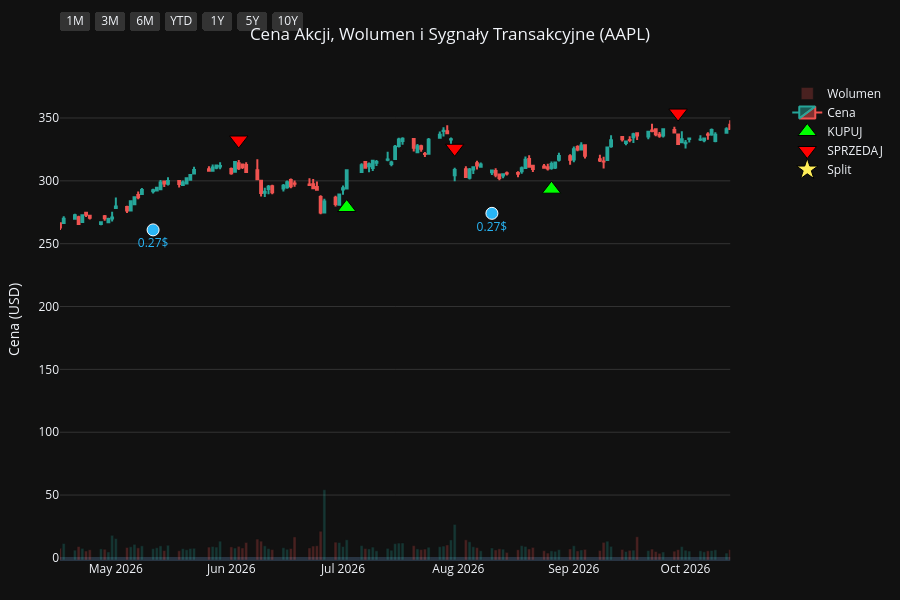
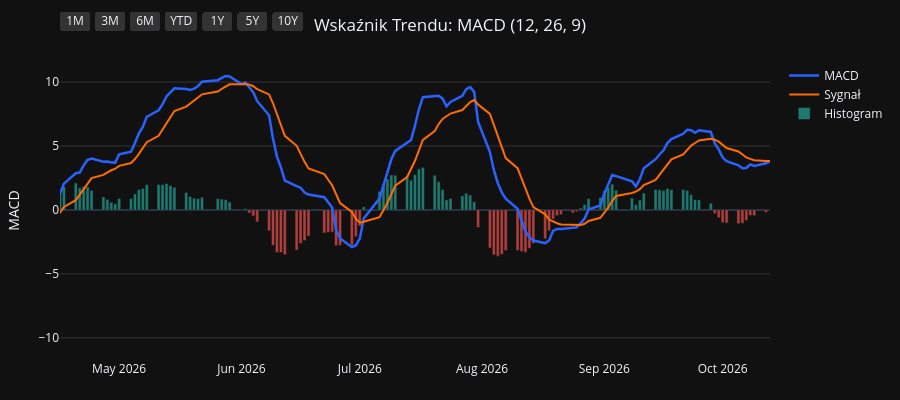
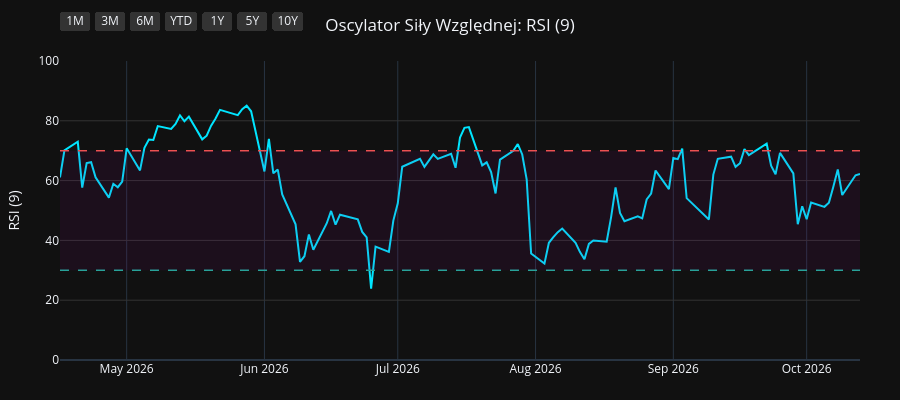
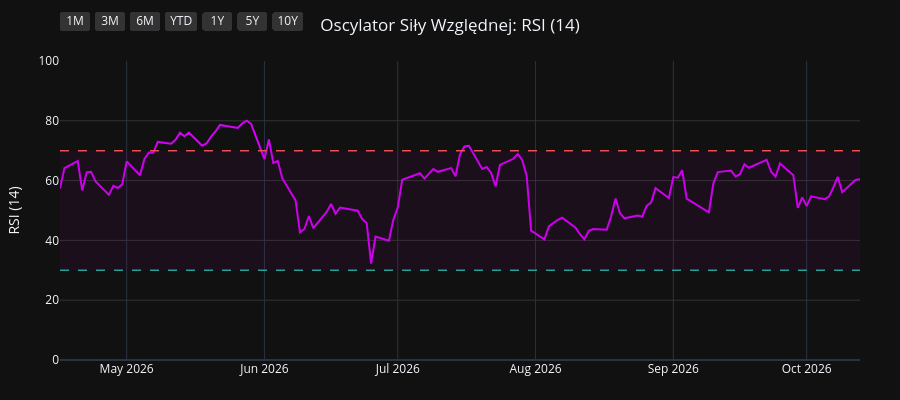

Notebook cell for these charts, in order:
### Code cell
import os
import yfinance as yf
import pandas as pd
import pandas_ta as ta
import plotly.graph_objects as go
from plotly.subplots import make_subplots

# 1. Pobranie i przygotowanie danych
symbol = os.environ.get("STOCK_TICKER", "").strip().upper()
if not symbol:
    raise RuntimeError("Set STOCK_TICKER before running price_extractor.ipynb")
df = yf.Ticker(symbol).history(period="10y")
df.index = df.index.tz_localize(None)

# Wskaźniki i sygnały
df.ta.macd(fast=12, slow=26, signal=9, append=True)
df.ta.rsi(length=9, append=True)
df.ta.rsi(length=14, append=True)
df.ta.rsi(length=21, append=True)
df.dropna(inplace=True)

macd = df['MACD_12_26_9']
signal = df['MACDs_12_26_9']
wczorajszy_macd = macd.shift(1)
wczorajszy_signal = signal.shift(1)

df['Decyzja'] = 'BRAK'
df.loc[(macd > signal) & (wczorajszy_macd <= wczorajszy_signal), 'Decyzja'] = 'KUPUJ'
df.loc[(macd < signal) & (wczorajszy_macd >= wczorajszy_signal), 'Decyzja'] = 'SPRZEDAJ'

df_kupuj = df[df['Decyzja'] == 'KUPUJ']
df_sprzedaj = df[df['Decyzja'] == 'SPRZEDAJ']
df_dywidendy = df[df['Dividends'] > 0]
df_splity = df[df['Stock Splits'] > 0]

# Wspólna konfiguracja osi X
konfiguracja_osi_x = dict(
    type="date",
    showspikes=True, spikemode="across", spikesnap="cursor", spikedash="dot", spikecolor="#ffffff", spikethickness=1, hoverformat="%Y-%m-%d",
    rangeselector=dict(
        buttons=list([
            dict(count=1, label="1M", step="month", stepmode="backward"),
            dict(count=3, label="3M", step="month", stepmode="backward"),
            dict(count=6, label="6M", step="month", stepmode="backward"),
            dict(count=1, label="YTD", step="year", stepmode="todate"),
            dict(count=1, label="1Y", step="year", stepmode="backward"),
            dict(count=5, label="5Y", step="year", stepmode="backward"),
            dict(step="all", label="10Y")
        ]),
        bgcolor="#333333", activecolor="#2962ff", x=0, y=1.1
    )
)

# ==========================================
# WYKRES 1: CENA + WOLUMEN + SYGNAŁY
# ==========================================
fig1 = make_subplots(specs=[[{"secondary_y": True}]])

kolory_wolumenu = ['#26a69a' if row['Close'] >= row['Open'] else '#ef5350' for index, row in df.iterrows()]
fig1.add_trace(go.Bar(x=df.index, y=df['Volume'], marker_color=kolory_wolumenu, opacity=0.25, name='Wolumen'), secondary_y=True)
fig1.add_trace(go.Candlestick(x=df.index, open=df['Open'], high=df['High'], low=df['Low'], close=df['Close'], name='Cena', increasing_line_color='#26a69a', decreasing_line_color='#ef5350'), secondary_y=False)
fig1.add_trace(go.Scatter(x=df_kupuj.index, y=df_kupuj['Low'] * 0.95, customdata=df_kupuj[['Low', 'High']], mode='markers', marker=dict(symbol='triangle-up', size=16, color='#00ff00', line=dict(width=1, color='black')), name='KUPUJ', hovertemplate='KUPUJ<br>Najniższa: %{customdata[0]:.2f}<br>Najwyższa: %{customdata[1]:.2f}<extra></extra>'), secondary_y=False)
fig1.add_trace(go.Scatter(x=df_sprzedaj.index, y=df_sprzedaj['High'] * 1.05, customdata=df_sprzedaj[['Low', 'High']], mode='markers', marker=dict(symbol='triangle-down', size=16, color='#ff0000', line=dict(width=1, color='black')), name='SPRZEDAJ', hovertemplate='SPRZEDAJ<br>Najniższa: %{customdata[0]:.2f}<br>Najwyższa: %{customdata[1]:.2f}<extra></extra>'), secondary_y=False)

if not df_dywidendy.empty:
    fig1.add_trace(go.Scatter(x=df_dywidendy.index, y=df_dywidendy['Low'] * 0.90, mode='markers+text', marker=dict(symbol='circle', size=12, color='#29b6f6', line=dict(width=1, color='white')), text=df_dywidendy['Dividends'].apply(lambda x: f"{x}$"), textposition="bottom center", name='Dywidenda', showlegend=False, hovertemplate='Dywidenda: %{text}<extra></extra>', textfont=dict(color="#29b6f6")), secondary_y=False)
if not df_splity.empty:
                    fig1.add_trace(go.Scatter(x=df_splity.index, y=df_splity['High'], mode='markers+text', marker=dict(symbol='star', size=16, color='#ffee58', line=dict(width=1, color='black')), text=df_splity['Stock Splits'].apply(lambda x: f"{x:g}:1" if x >= 1 else f"1:{1 / x:g}"), textposition="top center", name='Split', hovertemplate='%{text}<extra></extra>', textfont=dict(color="#ffee58")), secondary_y=False)

fig1.update_layout(title=dict(text=f"Cena Akcji, Wolumen i Sygnały Transakcyjne ({symbol})", x=0.5, xanchor='center'), dragmode='pan', xaxis_rangeslider_visible=False, template='plotly_dark', height=600, hovermode='x unified', margin=dict(l=60, r=40, t=60, b=40))
fig1.update_xaxes(**konfiguracja_osi_x)
fig1.update_xaxes(range=[df.index.max() - pd.Timedelta(days=180), df.index.max()])
fig1.update_yaxes(title_text="Cena (USD)", secondary_y=False, gridcolor='#333333')
fig1.update_yaxes(range=[0, df['Volume'].max() * 4], showgrid=False, showticklabels=False, secondary_y=True)
fig1.show(config={'scrollZoom': True})

# ==========================================
# WYKRES 2: WSKAŹNIK MACD
# ==========================================
fig2 = go.Figure()
fig2.add_trace(go.Scatter(x=df.index, y=df['MACD_12_26_9'], line=dict(color='#2962ff', width=2.5), name='MACD'))
fig2.add_trace(go.Scatter(x=df.index, y=df['MACDs_12_26_9'], line=dict(color='#ff6d00', width=2), name='Sygnał'))
kolory_macd = ['#26a69a' if val >= 0 else '#ef5350' for val in df['MACDh_12_26_9']]
fig2.add_trace(go.Bar(x=df.index, y=df['MACDh_12_26_9'], marker_color=kolory_macd, name='Histogram', opacity=0.7))
fig2.update_layout(title=dict(text="Wskaźnik Trendu: MACD (12, 26, 9)", x=0.5, xanchor='center'), dragmode='pan', xaxis_rangeslider_visible=False, template='plotly_dark', height=400, hovermode='x unified', margin=dict(l=60, r=40, t=60, b=40))
fig2.update_xaxes(**konfiguracja_osi_x)
fig2.update_xaxes(range=[df.index.max() - pd.Timedelta(days=180), df.index.max()])
fig2.update_yaxes(title_text="MACD", gridcolor='#333333')
fig2.show(config={'scrollZoom': True})

# ==========================================
# WYKRES 3: OSCYLATOR RSI (9)
# ==========================================
fig3 = go.Figure()
fig3.add_trace(go.Scatter(x=df.index, y=df['RSI_9'], line=dict(color='#00e5ff', width=2), name='RSI (9)'))
fig3.add_hline(y=70, line_dash="dash", line_color="#ef5350", line_width=1.5)
fig3.add_hline(y=30, line_dash="dash", line_color="#26a69a", line_width=1.5)
fig3.add_hrect(y0=30, y1=70, line_width=0, fillcolor="purple", opacity=0.1)
fig3.update_layout(title=dict(text="Oscylator Siły Względnej: RSI (9)", x=0.5, xanchor='center'), dragmode='pan', xaxis_rangeslider_visible=False, template='plotly_dark', height=400, hovermode='x unified', margin=dict(l=60, r=40, t=60, b=40))
fig3.update_xaxes(**konfiguracja_osi_x)
fig3.update_xaxes(range=[df.index.max() - pd.Timedelta(days=180), df.index.max()])
fig3.update_yaxes(title_text="RSI (9)", range=[0, 100], gridcolor='#333333')
fig3.show(config={'scrollZoom': True})

# ==========================================
# WYKRES 4: OSCYLATOR RSI (14)
# ==========================================
fig4 = go.Figure()
fig4.add_trace(go.Scatter(x=df.index, y=df['RSI_14'], line=dict(color='#d500f9', width=2), name='RSI (14)'))
fig4.add_hline(y=70, line_dash="dash", line_color="#ef5350", line_width=1.5)
fig4.add_hline(y=30, line_dash="dash", line_color="#26a69a", line_width=1.5)
fig4.add_hrect(y0=30, y1=70, line_width=0, fillcolor="purple", opacity=0.1)
fig4.update_layout(title=dict(text="Oscylator Siły Względnej: RSI (14)", x=0.5, xanchor='center'), dragmode='pan', xaxis_rangeslider_visible=False, template='plotly_dark', height=400, hovermode='x unified', margin=dict(l=60, r=40, t=60, b=40))
fig4.update_xaxes(**konfiguracja_osi_x)
fig4.update_xaxes(range=[df.index.max() - pd.Timedelta(days=180), df.index.max()])
fig4.update_yaxes(title_text="RSI (14)", range=[0, 100], gridcolor='#333333')
fig4.show(config={'scrollZoom': True})

# ==========================================
# WYKRES 5: OSCYLATOR RSI (21)
# ==========================================
fig5 = go.Figure()
fig5.add_trace(go.Scatter(x=df.index, y=df['RSI_21'], line=dict(color='#64dd17', width=2), name='RSI (21)'))
fig5.add_hline(y=70, line_dash="dash", line_color="#ef5350", line_width=1.5)
fig5.add_hline(y=30, line_dash="dash", line_color="#26a69a", line_width=1.5)
fig5.add_hrect(y0=30, y1=70, line_width=0, fillcolor="purple", opacity=0.1)
fig5.update_layout(title=dict(text="Oscylator Siły Względnej: RSI (21)", x=0.5, xanchor='center'), dragmode='pan', xaxis_rangeslider_visible=False, template='plotly_dark', height=400, hovermode='x unified', margin=dict(l=60, r=40, t=60, b=40))
fig5.update_xaxes(**konfiguracja_osi_x)
fig5.update_xaxes(range=[df.index.max() - pd.Timedelta(days=180), df.index.max()])
fig5.update_yaxes(title_text="RSI (21)", range=[0, 100], gridcolor='#333333')
fig5.show(config={'scrollZoom': True})

### Figure 1 — Plotly figure (JSON) as saved in the notebook; plotly's stock layout.template omitted (floating-point values rounded to 4 significant figures; data arrays with more than 128 entries replaced by an {"elided": "..."} marker saying what was removed)
{"data": [{"marker": {"color": {"elided": "2479 str values"}}, "name": "Wolumen", "opacity": 0.25, "type": "bar", "x": {"elided": "2479 str values"}, "xaxis": "x", "y": {"elided": "2479 int values"}, "yaxis": "y2"}, {"close": {"elided": "2479 float values"}, "decreasing": {"line": {"color": "#ef5350"}}, "high": {"elided": "2479 float values"}, "increasing": {"line": {"color": "#26a69a"}}, "low": {"elided": "2479 float values"}, "name": "Cena", "open": {"elided": "2479 float values"}, "type": "candlestick", "x": {"elided": "2479 str values"}, "xaxis": "x", "yaxis": "y"}, {"customdata": {"elided": "87x2 float values"}, "hovertemplate": "KUPUJ<br>Najniższa: %{customdata[0]:.2f}<br>Najwyższa: %{customdata[1]:.2f}<extra></extra>", "marker": {"color": "#00ff00", "line": {"color": "black", "width": 1}, "size": 16, "symbol": "triangle-up"}, "mode": "markers", "name": "KUPUJ", "type": "scatter", "x": ["2017-01-06T00:00:00", "2017-05-01T00:00:00", "2017-07-10T00:00:00", "2017-08-29T00:00:00", "2017-10-06T00:00:00", "2017-12-18T00:00:00", "2018-01-08T00:00:00", "2018-02-14T00:00:00", "2018-04-10T00:00:00", "2018-05-02T00:00:00", "2018-06-06T00:00:00", "2018-07-09T00:00:00", "2018-08-01T00:00:00", "2018-10-02T00:00:00", "2018-12-03T00:00:00", "2018-12-12T00:00:00", "2018-12-28T00:00:00", "2019-03-12T00:00:00", "2019-04-02T00:00:00", "2019-04-18T00:00:00", "2019-06-06T00:00:00", "2019-07-23T00:00:00", "2019-08-19T00:00:00", "2019-09-05T00:00:00", "2019-10-07T00:00:00", "2019-12-16T00:00:00", "2020-03-27T00:00:00", "2020-06-08T00:00:00", "2020-07-08T00:00:00", "2020-07-20T00:00:00", "2020-07-31T00:00:00", "2020-10-01T00:00:00", "2020-11-06T00:00:00", "2020-12-01T00:00:00", "2021-01-22T00:00:00", "2021-03-15T00:00:00", "2021-06-07T00:00:00", "2021-08-17T00:00:00", "2021-08-31T00:00:00", "2021-10-14T00:00:00", "2021-11-17T00:00:00", "2022-02-01T00:00:00", "2022-03-18T00:00:00", "2022-05-27T00:00:00", "2022-06-23T00:00:00", "2022-10-17T00:00:00", "2022-11-11T00:00:00", "2023-01-09T00:00:00", "2023-03-16T00:00:00", "2023-04-19T00:00:00", "2023-05-01T00:00:00", "2023-05-05T00:00:00", "2023-05-18T00:00:00", "2023-05-31T00:00:00", "2023-06-27T00:00:00", "2023-08-25T00:00:00", "2023-10-04T00:00:00", "2023-11-02T00:00:00", "2023-12-08T00:00:00", "2023-12-13T00:00:00", "2024-01-19T00:00:00", "2024-03-18T00:00:00", "2024-04-25T00:00:00", "2024-06-05T00:00:00", "2024-06-07T00:00:00", "2024-06-11T00:00:00", "2024-07-02T00:00:00", "2024-08-14T00:00:00", "2024-09-20T00:00:00", "2024-10-10T00:00:00", "2024-11-19T00:00:00", "2025-01-29T00:00:00", "2025-03-25T00:00:00", "2025-04-15T00:00:00", "2025-05-12T00:00:00", "2025-06-06T00:00:00", "2025-06-23T00:00:00", "2025-08-07T00:00:00", "2025-09-03T00:00:00", "2025-09-19T00:00:00", "2025-10-23T00:00:00", "2025-11-28T00:00:00", "2026-01-28T00:00:00", "2026-02-24T00:00:00", "2026-03-31T00:00:00", "2026-07-02T00:00:00", "2026-08-26T00:00:00"], "xaxis": "x", "y": [25.43, 31.79, 31.57, 35.37, 34.17, 38.8, 38.59, 36.29, 38.21, 38.72, 42.92, 42.34, 44.13, 50.86, 40.81, 38.06, 34.81, 40.57, 43.21, 45.81, 41.36, 47.06, 47.87, 48.21, 51.47, 63.32, 56.61, 75.2, 86.47, 88.28, 92.66, 106.6, 107.1, 110.7, 124.5, 111.2, 115.5, 138.1, 140.2, 131.1, 140.1, 159.9, 148.4, 135.2, 126.2, 130.7, 134.7, 121.2, 141.7, 154.7, 157.6, 159.6, 161.5, 165.5, 173.8, 164.8, 160.3, 164.5, 181.8, 182.9, 177.2, 163.1, 158.0, 183.4, 182.7, 182.2, 202.4, 207.0, 214.4, 214.0, 213.8, 220.7, 207.8, 188.6, 195.5, 191.0, 188.1, 204.8, 221.8, 227.4, 244.2, 261.5, 241.1, 253.9, 234.3, 278.8, 293.4], "yaxis": "y"}, {"customdata": {"elided": "88x2 float values"}, "hovertemplate": "SPRZEDAJ<br>Najniższa: %{customdata[0]:.2f}<br>Najwyższa: %{customdata[1]:.2f}<extra></extra>", "marker": {"color": "#ff0000", "line": {"color": "black", "width": 1}, "size": 16, "symbol": "triangle-down"}, "mode": "markers", "name": "SPRZEDAJ", "type": "scatter", "x": ["2017-01-04T00:00:00", "2017-02-27T00:00:00", "2017-05-22T00:00:00", "2017-08-21T00:00:00", "2017-09-06T00:00:00", "2017-11-16T00:00:00", "2017-12-26T00:00:00", "2018-01-24T00:00:00", "2018-03-19T00:00:00", "2018-04-20T00:00:00", "2018-05-25T00:00:00", "2018-06-08T00:00:00", "2018-07-30T00:00:00", "2018-09-07T00:00:00", "2018-10-08T00:00:00", "2018-12-10T00:00:00", "2018-12-20T00:00:00", "2019-03-06T00:00:00", "2019-03-28T00:00:00", "2019-04-15T00:00:00", "2019-04-26T00:00:00", "2019-07-17T00:00:00", "2019-08-02T00:00:00", "2019-08-27T00:00:00", "2019-09-24T00:00:00", "2019-11-20T00:00:00", "2020-01-24T00:00:00", "2020-05-27T00:00:00", "2020-06-29T00:00:00", "2020-07-17T00:00:00", "2020-07-21T00:00:00", "2020-09-03T00:00:00", "2020-10-21T00:00:00", "2020-11-23T00:00:00", "2021-01-05T00:00:00", "2021-02-01T00:00:00", "2021-04-29T00:00:00", "2021-07-21T00:00:00", "2021-08-18T00:00:00", "2021-09-10T00:00:00", "2021-11-10T00:00:00", "2021-12-17T00:00:00", "2022-02-17T00:00:00", "2022-04-08T00:00:00", "2022-06-13T00:00:00", "2022-08-22T00:00:00", "2022-11-04T00:00:00", "2022-11-29T00:00:00", "2023-02-21T00:00:00", "2023-04-11T00:00:00", "2023-04-20T00:00:00", "2023-05-02T00:00:00", "2023-05-16T00:00:00", "2023-05-22T00:00:00", "2023-06-26T00:00:00", "2023-07-10T00:00:00", "2023-09-11T00:00:00", "2023-10-20T00:00:00", "2023-11-30T00:00:00", "2023-12-11T00:00:00", "2023-12-19T00:00:00", "2024-01-31T00:00:00", "2024-04-19T00:00:00", "2024-05-29T00:00:00", "2024-06-06T00:00:00", "2024-06-10T00:00:00", "2024-06-25T00:00:00", "2024-07-18T00:00:00", "2024-09-04T00:00:00", "2024-10-07T00:00:00", "2024-10-25T00:00:00", "2024-12-30T00:00:00", "2025-03-03T00:00:00", "2025-04-03T00:00:00", "2025-05-08T00:00:00", "2025-05-22T00:00:00", "2025-06-11T00:00:00", "2025-07-29T00:00:00", "2025-08-25T00:00:00", "2025-09-10T00:00:00", "2025-10-07T00:00:00", "2025-11-07T00:00:00", "2025-12-08T00:00:00", "2026-02-13T00:00:00", "2026-03-02T00:00:00", "2026-06-03T00:00:00", "2026-07-31T00:00:00", "2026-09-29T00:00:00"], "xaxis": "x", "y": [28.12, 33.32, 37.62, 38.58, 39.83, 42.15, 42.05, 43.48, 43.7, 42.16, 46.88, 47.46, 47.51, 55.9, 55.76, 42.34, 40.35, 43.87, 47.39, 49.96, 51.25, 51.47, 51.8, 52.53, 56.05, 67.23, 81.69, 80.93, 91.97, 98.68, 100.8, 131.1, 120.8, 119.9, 134.3, 138.0, 139.9, 149.4, 154.4, 159.2, 154.0, 177.9, 176.5, 176.4, 139.0, 174.9, 147.2, 149.4, 156.3, 167.7, 173.4, 176.0, 179.1, 180.8, 194.6, 196.6, 186.8, 181.7, 197.4, 200.7, 204.3, 194.1, 172.8, 200.0, 204.4, 205.2, 219.9, 239.7, 230.9, 235.0, 242.8, 264.3, 254.7, 216.5, 208.8, 211.9, 213.7, 224.5, 239.9, 243.1, 269.3, 284.9, 292.9, 274.9, 279.4, 332.5, 325.9, 353.9], "yaxis": "y"}, {"hovertemplate": "Dywidenda: %{text}<extra></extra>", "marker": {"color": "#29b6f6", "line": {"color": "white", "width": 1}, "size": 12, "symbol": "circle"}, "mode": "markers+text", "name": "Dywidenda", "showlegend": false, "text": ["0.1425$", "0.1575$", "0.1575$", "0.1575$", "0.1575$", "0.1825$", "0.1825$", "0.1825$", "0.1825$", "0.1925$", "0.1925$", "0.1925$", "0.1925$", "0.205$", "0.205$", "0.205$", "0.205$", "0.22$", "0.22$", "0.22$", "0.22$", "0.23$", "0.23$", "0.23$", "0.23$", "0.24$", "0.24$", "0.24$", "0.24$", "0.25$", "0.25$", "0.25$", "0.25$", "0.26$", "0.26$", "0.26$", "0.26$", "0.27$", "0.27$"], "textfont": {"color": "#29b6f6"}, "textposition": "bottom center", "type": "scatter", "x": ["2017-02-09T00:00:00", "2017-05-11T00:00:00", "2017-08-10T00:00:00", "2017-11-10T00:00:00", "2018-02-09T00:00:00", "2018-05-11T00:00:00", "2018-08-10T00:00:00", "2018-11-08T00:00:00", "2019-02-08T00:00:00", "2019-05-10T00:00:00", "2019-08-09T00:00:00", "2019-11-07T00:00:00", "2020-02-07T00:00:00", "2020-05-08T00:00:00", "2020-08-07T00:00:00", "2020-11-06T00:00:00", "2021-02-05T00:00:00", "2021-05-07T00:00:00", "2021-08-06T00:00:00", "2021-11-05T00:00:00", "2022-02-04T00:00:00", "2022-05-06T00:00:00", "2022-08-05T00:00:00", "2022-11-04T00:00:00", "2023-02-10T00:00:00", "2023-05-12T00:00:00", "2023-08-11T00:00:00", "2023-11-10T00:00:00", "2024-02-09T00:00:00", "2024-05-10T00:00:00", "2024-08-12T00:00:00", "2024-11-08T00:00:00", "2025-02-10T00:00:00", "2025-05-12T00:00:00", "2025-08-11T00:00:00", "2025-11-10T00:00:00", "2026-02-09T00:00:00", "2026-05-11T00:00:00", "2026-08-10T00:00:00"], "xaxis": "x", "y": [27.24, 31.78, 32.39, 36.63, 31.71, 39.72, 43.94, 44.11, 36.09, 41.46, 43.03, 55.9, 69.03, 66.23, 96.2, 101.5, 118.9, 113.5, 127.8, 131.9, 150.2, 135.9, 143.9, 118.8, 132.1, 151.6, 156.8, 163.2, 167.4, 162.4, 192.4, 202.3, 203.2, 185.2, 201.5, 240.1, 244.1, 261.0, 274.1], "yaxis": "y"}, {"hovertemplate": "%{text}<extra></extra>", "marker": {"color": "#ffee58", "line": {"color": "black", "width": 1}, "size": 16, "symbol": "star"}, "mode": "markers+text", "name": "Split", "text": ["4:1"], "textfont": {"color": "#ffee58"}, "textposition": "top center", "type": "scatter", "x": ["2020-08-31T00:00:00"], "xaxis": "x", "y": [127.0], "yaxis": "y"}], "layout": {"dragmode": "pan", "height": 600, "hovermode": "x unified", "margin": {"b": 40, "l": 60, "r": 40, "t": 60}, "title": {"text": "Cena Akcji, Wolumen i Sygnały Transakcyjne (AAPL)", "x": 0.5, "xanchor": "center"}, "xaxis": {"anchor": "y", "domain": [0.0, 0.94], "hoverformat": "%Y-%m-%d", "range": ["2026-04-16T00:00:00", "2026-10-13T00:00:00"], "rangeselector": {"activecolor": "#2962ff", "bgcolor": "#333333", "buttons": [{"count": 1, "label": "1M", "step": "month", "stepmode": "backward"}, {"count": 3, "label": "3M", "step": "month", "stepmode": "backward"}, {"count": 6, "label": "6M", "step": "month", "stepmode": "backward"}, {"count": 1, "label": "YTD", "step": "year", "stepmode": "todate"}, {"count": 1, "label": "1Y", "step": "year", "stepmode": "backward"}, {"count": 5, "label": "5Y", "step": "year", "stepmode": "backward"}, {"label": "10Y", "step": "all"}], "x": 0, "y": 1.1}, "rangeslider": {"visible": false}, "showspikes": true, "spikecolor": "#ffffff", "spikedash": "dot", "spikemode": "across", "spikesnap": "cursor", "spikethickness": 1, "type": "date"}, "yaxis": {"anchor": "x", "domain": [0.0, 1.0], "gridcolor": "#333333", "title": {"text": "Cena (USD)"}}, "yaxis2": {"anchor": "x", "overlaying": "y", "range": [0, 1791760000], "showgrid": false, "showticklabels": false, "side": "right"}}}

### Figure 2 — Plotly figure (JSON) as saved in the notebook; plotly's stock layout.template omitted (floating-point values rounded to 4 significant figures; data arrays with more than 128 entries replaced by an {"elided": "..."} marker saying what was removed)
{"data": [{"line": {"color": "#2962ff", "width": 2.5}, "name": "MACD", "type": "scatter", "x": {"elided": "2479 str values"}, "y": {"elided": "2479 float values"}}, {"line": {"color": "#ff6d00", "width": 2}, "name": "Sygnał", "type": "scatter", "x": {"elided": "2479 str values"}, "y": {"elided": "2479 float values"}}, {"marker": {"color": {"elided": "2479 str values"}}, "name": "Histogram", "opacity": 0.7, "type": "bar", "x": {"elided": "2479 str values"}, "y": {"elided": "2479 float values"}}], "layout": {"dragmode": "pan", "height": 400, "hovermode": "x unified", "margin": {"b": 40, "l": 60, "r": 40, "t": 60}, "title": {"text": "Wskaźnik Trendu: MACD (12, 26, 9)", "x": 0.5, "xanchor": "center"}, "xaxis": {"hoverformat": "%Y-%m-%d", "range": ["2026-04-16T00:00:00", "2026-10-13T00:00:00"], "rangeselector": {"activecolor": "#2962ff", "bgcolor": "#333333", "buttons": [{"count": 1, "label": "1M", "step": "month", "stepmode": "backward"}, {"count": 3, "label": "3M", "step": "month", "stepmode": "backward"}, {"count": 6, "label": "6M", "step": "month", "stepmode": "backward"}, {"count": 1, "label": "YTD", "step": "year", "stepmode": "todate"}, {"count": 1, "label": "1Y", "step": "year", "stepmode": "backward"}, {"count": 5, "label": "5Y", "step": "year", "stepmode": "backward"}, {"label": "10Y", "step": "all"}], "x": 0, "y": 1.1}, "rangeslider": {"visible": false}, "showspikes": true, "spikecolor": "#ffffff", "spikedash": "dot", "spikemode": "across", "spikesnap": "cursor", "spikethickness": 1, "type": "date"}, "yaxis": {"gridcolor": "#333333", "title": {"text": "MACD"}}}}

### Figure 3 — Plotly figure (JSON) as saved in the notebook; plotly's stock layout.template omitted (floating-point values rounded to 4 significant figures; data arrays with more than 128 entries replaced by an {"elided": "..."} marker saying what was removed)
{"data": [{"line": {"color": "#00e5ff", "width": 2}, "name": "RSI (9)", "type": "scatter", "x": {"elided": "2479 str values"}, "y": {"elided": "2479 float values"}}], "layout": {"dragmode": "pan", "height": 400, "hovermode": "x unified", "margin": {"b": 40, "l": 60, "r": 40, "t": 60}, "shapes": [{"line": {"color": "#ef5350", "dash": "dash", "width": 1.5}, "type": "line", "x0": 0, "x1": 1, "xref": "x domain", "y0": 70, "y1": 70, "yref": "y"}, {"line": {"color": "#26a69a", "dash": "dash", "width": 1.5}, "type": "line", "x0": 0, "x1": 1, "xref": "x domain", "y0": 30, "y1": 30, "yref": "y"}, {"fillcolor": "purple", "line": {"width": 0}, "opacity": 0.1, "type": "rect", "x0": 0, "x1": 1, "xref": "x domain", "y0": 30, "y1": 70, "yref": "y"}], "title": {"text": "Oscylator Siły Względnej: RSI (9)", "x": 0.5, "xanchor": "center"}, "xaxis": {"hoverformat": "%Y-%m-%d", "range": ["2026-04-16T00:00:00", "2026-10-13T00:00:00"], "rangeselector": {"activecolor": "#2962ff", "bgcolor": "#333333", "buttons": [{"count": 1, "label": "1M", "step": "month", "stepmode": "backward"}, {"count": 3, "label": "3M", "step": "month", "stepmode": "backward"}, {"count": 6, "label": "6M", "step": "month", "stepmode": "backward"}, {"count": 1, "label": "YTD", "step": "year", "stepmode": "todate"}, {"count": 1, "label": "1Y", "step": "year", "stepmode": "backward"}, {"count": 5, "label": "5Y", "step": "year", "stepmode": "backward"}, {"label": "10Y", "step": "all"}], "x": 0, "y": 1.1}, "rangeslider": {"visible": false}, "showspikes": true, "spikecolor": "#ffffff", "spikedash": "dot", "spikemode": "across", "spikesnap": "cursor", "spikethickness": 1, "type": "date"}, "yaxis": {"gridcolor": "#333333", "range": [0, 100], "title": {"text": "RSI (9)"}}}}

### Figure 4 — Plotly figure (JSON) as saved in the notebook; plotly's stock layout.template omitted (floating-point values rounded to 4 significant figures; data arrays with more than 128 entries replaced by an {"elided": "..."} marker saying what was removed)
{"data": [{"line": {"color": "#d500f9", "width": 2}, "name": "RSI (14)", "type": "scatter", "x": {"elided": "2479 str values"}, "y": {"elided": "2479 float values"}}], "layout": {"dragmode": "pan", "height": 400, "hovermode": "x unified", "margin": {"b": 40, "l": 60, "r": 40, "t": 60}, "shapes": [{"line": {"color": "#ef5350", "dash": "dash", "width": 1.5}, "type": "line", "x0": 0, "x1": 1, "xref": "x domain", "y0": 70, "y1": 70, "yref": "y"}, {"line": {"color": "#26a69a", "dash": "dash", "width": 1.5}, "type": "line", "x0": 0, "x1": 1, "xref": "x domain", "y0": 30, "y1": 30, "yref": "y"}, {"fillcolor": "purple", "line": {"width": 0}, "opacity": 0.1, "type": "rect", "x0": 0, "x1": 1, "xref": "x domain", "y0": 30, "y1": 70, "yref": "y"}], "title": {"text": "Oscylator Siły Względnej: RSI (14)", "x": 0.5, "xanchor": "center"}, "xaxis": {"hoverformat": "%Y-%m-%d", "range": ["2026-04-16T00:00:00", "2026-10-13T00:00:00"], "rangeselector": {"activecolor": "#2962ff", "bgcolor": "#333333", "buttons": [{"count": 1, "label": "1M", "step": "month", "stepmode": "backward"}, {"count": 3, "label": "3M", "step": "month", "stepmode": "backward"}, {"count": 6, "label": "6M", "step": "month", "stepmode": "backward"}, {"count": 1, "label": "YTD", "step": "year", "stepmode": "todate"}, {"count": 1, "label": "1Y", "step": "year", "stepmode": "backward"}, {"count": 5, "label": "5Y", "step": "year", "stepmode": "backward"}, {"label": "10Y", "step": "all"}], "x": 0, "y": 1.1}, "rangeslider": {"visible": false}, "showspikes": true, "spikecolor": "#ffffff", "spikedash": "dot", "spikemode": "across", "spikesnap": "cursor", "spikethickness": 1, "type": "date"}, "yaxis": {"gridcolor": "#333333", "range": [0, 100], "title": {"text": "RSI (14)"}}}}
